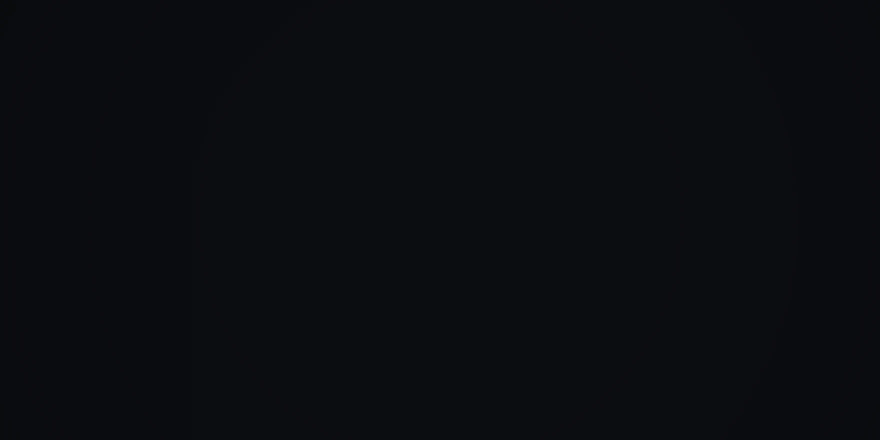
#> input picture assets/promo/tukesh-terminal.webp, 1760 x 880 px (shown at 1/2 size); its folder holds only this picture in this run
$ python -i generate.py   (imports and definitions only)
#> lines starting #> are read from the running program, lines starting #| are printed output that depends on the picture
#!/usr/bin/env python3
"""
tukesh — terminal profile promo.

Renders `tukesh-terminal.gif`: a looping sequence that opens as a terminal,
answers `whoami` with the identity card, ticks a review tree, runs a codebase
graph, traces the project path, and signs off.

The subject is making work already in git speak — explain, document, review.

Palette and accent budget follow the Ink & Iris system from the source promo:
one saturated accent, spent once per scene.

Deps: pillow >= 10
Run:  .venv/bin/python assets/promo/generate.py
"""

from __future__ import annotations

import math
import os
import random
from collections import deque

from PIL import Image, ImageChops, ImageDraw, ImageFilter, ImageFont

# --------------------------------------------------------------------------
# Canvas
# --------------------------------------------------------------------------

W, H = 880, 440           # logical (delivered) size
SS = 2                    # supersample headroom, discarded on export
EXPORT = int(os.environ.get("PROMO_EXPORT", "2"))  # delivered = EXPORT x layout
DS = SS * EXPORT          # device scale: everything is drawn at this multiple
FW, FH = W * DS, H * DS   # internal canvas
OW, OH = W * EXPORT, H * EXPORT   # delivered size
# The scene code is authored against a "layout frame" clock. Q subdivides it,
# so raising Q buys frame rate without touching a single beat: every threshold
# in the scenes is an inequality against a now-fractional clock, and the
# per-frame rates (typing, rain, packets) are expressed per layout frame, so
# they simply take smaller steps.
Q = int(os.environ.get("PROMO_Q", "2"))

MOTION_MS = 40            # per sub-frame: 25fps while something is only moving
READ_MS = 50              # per sub-frame while new words are landing
HOLD_SCALE = 1.95          # a frame being read holds twice as long again

# Holds are scaled by how much legible text the frame carries, so the identity
# card — a name, two lines of tagline and five spec rows — sits considerably
# longer than the sign-off wordmark. INK_REF is roughly a middling frame.
INK_REF = 95.0
INK_MIN, INK_MAX = 0.8, 1.7


def read_time(chars: int) -> float:
    return max(INK_MIN, min(INK_MAX, chars / INK_REF))

HERE = os.path.dirname(os.path.abspath(__file__))
OUT = os.path.join(HERE, "tukesh-terminal.gif")
OUT_WEBP = os.path.join(HERE, "tukesh-terminal.webp")

RNG = random.Random(7)    # fixed seed: regeneration is reproducible


def S(v: float) -> float:
    """Logical layout unit -> internal device unit."""
    return v * DS


# --------------------------------------------------------------------------
# Palette — Ink & Iris (guilyx/branding/tokens/tokens.json)
# --------------------------------------------------------------------------

BG      = (0x0d, 0x0e, 0x12)   # ground
RAISED  = (0x15, 0x17, 0x1d)   # cards, panels
LINE    = (0x25, 0x28, 0x33)   # borders, rules
FAINT   = (0x55, 0x5b, 0x69)   # labels, keys
MUTED   = (0x7c, 0x82, 0x91)   # secondary text, resolved nodes
BODY    = (0xa5, 0xaa, 0xb8)   # running text
HEADING = (0xe4, 0xe6, 0xec)   # headings
ACCENT  = (0x8b, 0x95, 0xf0)   # the only saturated value
WHITE   = (0xff, 0xff, 0xff)


# [4 lines left out: function mix, not called in this run]


def fade(c, t):
    """Fade a colour toward the ground. t=1 is full strength."""
    return mix(BG, c, t)


def ramp(a, b, n):
    return [mix(a, b, k / (n - 1)) for k in range(n)]


# [63 lines left out: functions brand_colours, build_palette, not called in this run]


# --------------------------------------------------------------------------
# Type — the two-register system from brand/voice.md
#   lowercase mono  = the machine talking
#   sentence-case display = the person
# --------------------------------------------------------------------------

def _first_font(*paths: str) -> str:
    for path in paths:
        if os.path.isfile(path):
            return path
    raise FileNotFoundError("no usable font among: " + ", ".join(paths))


MONO_PATH = _first_font(
    "/usr/share/fonts/truetype/dejavu/DejaVuSansMono.ttf",
    "/System/Library/Fonts/Supplemental/Courier New.ttf",
)
MONO_BOLD_PATH = _first_font(
    "/usr/share/fonts/truetype/dejavu/DejaVuSansMono-Bold.ttf",
    "/System/Library/Fonts/Supplemental/Courier New Bold.ttf",
)
DISP_PATH = _first_font(
    "/usr/share/fonts/truetype/liberation/LiberationSans-Bold.ttf",
    "/System/Library/Fonts/Supplemental/Arial Bold.ttf",
)
DISP_REG_PATH = _first_font(
    "/usr/share/fonts/truetype/liberation/LiberationSans-Regular.ttf",
    "/System/Library/Fonts/Supplemental/Arial.ttf",
)


def font(path, size):
    return ImageFont.truetype(path, int(round(size * DS)))


F_MONO_XS = font(MONO_BOLD_PATH, 11)
F_MONO_S = font(MONO_BOLD_PATH, 13)
F_MONO = font(MONO_BOLD_PATH, 15)
F_MONO_B = font(MONO_BOLD_PATH, 15)
F_MONO_L = font(MONO_BOLD_PATH, 18)
F_MONO_XL = font(MONO_BOLD_PATH, 32)
F_DISP_XL = font(DISP_PATH, 54)
F_DISP_L = font(DISP_PATH, 34)
F_DISP_M = font(DISP_PATH, 22)


def cw(f) -> float:
    """Advance width of one monospace cell, in logical units."""
    return f.getlength("M") / DS


CW = cw(F_MONO)
CW_S = cw(F_MONO_S)
LH = 21.0            # mono line height, logical


# How much legible text a frame carries. Pacing is derived from this rather than
# hand-tuned per beat: a frame that puts new words on screen gets longer, and a
# frame holding a dense card holds longer than one holding a wordmark.
# `_reading` is switched off while the rain draws — the rain is texture, and
# nobody reads it.
_ink = 0
_reading = True

# dimmer than this and it is not being read: excludes the hairline, and text
# that is still fading in
_INK_FLOOR = 60


def _legible(fill) -> bool:
    return sum(fill) / 3.0 >= _INK_FLOOR


def ink() -> int:
    return _ink


def reset_ink() -> None:
    global _ink
    _ink = 0


# [5 lines left out: function text, not called in this run]


def text_w(s, f) -> float:
    return f.getlength(s) / DS


# [6 lines left out: function ctext, not called in this run]


# --------------------------------------------------------------------------
# Easing
# --------------------------------------------------------------------------

def clamp01(t):
    return max(0.0, min(1.0, t))


def ease_out(t):
    t = clamp01(t)
    return 1 - (1 - t) ** 3


def ease_in_out(t):
    t = clamp01(t)
    return 3 * t * t - 2 * t * t * t


def seg(frame, start, length):
    """Local progress 0..1 of a beat starting at `start` and lasting `length`."""
    return clamp01((frame - start) / float(length))


# --------------------------------------------------------------------------
# Glyph rain
#
# No katakana on this box, so the rain runs on the symbol set an engineering
# console would actually have: hex, greek, maths, box drawing. It reads closer
# to the work than cosplay kana would.
# --------------------------------------------------------------------------

GLYPHS = list("0123456789ABCDEF")
# [3 lines not run here, left out]


class Rain:
    """Monochrome cascade. Heads are bright, trails fall away to the hairline."""

    COL_W = 17.0
    TRAIL = 13

    # [60 lines left out: functions __init__, step, heads, draw, _draw, not called in this run]


# --------------------------------------------------------------------------
# Behaviour tree
#
# Real notation and real tick semantics: a sequence ticks its children in order,
# a fallback returns as soon as one child succeeds, a parallel keeps its children
# running together. The statuses below are what this tree actually returns —
# `return home` is never reached because `battery ok` succeeds first.
# --------------------------------------------------------------------------

BT_H = 24.0

BT_NODES = {
    "root":    (440.0, 100.0, "\u2192", "sequence"),
    "guard":   (270.0, 172.0, "?", "fallback"),
    "run":     (610.0, 172.0, "\u21c9", "parallel"),
    "battery": (185.0, 244.0, "\u25cb", "tests pass"),
    "rtl":     (355.0, 244.0, "\u25b8", "hold merge"),
    "track":   (525.0, 244.0, "\u25b8", "summarize"),
    "stream":  (695.0, 244.0, "\u25b8", "inline notes"),
}

BT_EDGES = [
    ("root", "guard"), ("root", "run"),
    ("guard", "battery"), ("guard", "rtl"),
    ("run", "track"), ("run", "stream"),
]

# (node, frame it resolves, status). `rtl` never resolves — it is not ticked.
BT_TICK = [
    ("root", 18, "running"),
    ("guard", 20, "success"),
    ("battery", 22, "success"),
    ("guard", 24, "success"),
    ("run", 26, "running"),
    ("track", 28, "running"),
    ("stream", 30, "running"),
]

# which level each node sits on, for the staggered draw-in
BT_LEVEL = {"root": 0, "guard": 1, "run": 1,
            "battery": 2, "rtl": 2, "track": 2, "stream": 2}


# [47 lines left out: functions bt_status, bt_node_box, draw_bt_node, draw_bt_edge, not called in this run]


# --------------------------------------------------------------------------
# Agent orchestration graph
#
# Kymatics, in one picture: fleets of agents coordinated the way you would
# orchestrate services. Messages travel the edges; the nodes are the seams.
# --------------------------------------------------------------------------

GRAPH_NODES = [
    ("ingest", 236.0, 140.0),
    ("parse", 158.0, 258.0),
    ("embed", 348.0, 318.0),
    ("retrieve", 528.0, 132.0),
    ("write", 712.0, 232.0),
    ("review", 588.0, 330.0),
]

GRAPH_EDGES = [(0, 1), (0, 2), (0, 3), (1, 2), (3, 4), (3, 5), (4, 5), (2, 5)]

# the three that stay and become the mark
GRAPH_KEEP = (0, 3, 2)


# [30 lines left out: function draw_graph, not called in this run]


# --------------------------------------------------------------------------
# The mark — three agents holding a formation (guilyx/branding/brand/logo.md)
# Geometry is the SVG's, on a 32x32 grid, about the centroid.
# --------------------------------------------------------------------------

MARK_NODES = ((16.0, 8.5), (8.5, 21.0), (23.5, 21.0))
MARK_CENTROID = (16.0, (8.5 + 21.0 + 21.0) / 3.0)
MARK_R = 2.1
MARK_STROKE = 1.1


# [47 lines left out: functions mark_points, draw_mark, corner_ticks, status_bar, not called in this run]


# --------------------------------------------------------------------------
# Post-processing
# --------------------------------------------------------------------------

def bloom(img, radius=5 * EXPORT, strength=0.28):
    """Glow, computed small and scaled back up — cheap and smoother than a
    full-resolution blur. Kept weak so type stays a hard edge."""
    small = img.resize((FW // 4, FH // 4), Image.BILINEAR)
    small = ImageChops.subtract(small, Image.new("RGB", small.size, (52, 52, 52)))
    small = small.filter(ImageFilter.GaussianBlur(radius))
    up = small.resize((FW, FH), Image.BILINEAR)
    up = up.point(lambda v: int(v * strength))
    return ImageChops.screen(img, up)


def bloom_keep_text(img):
    """Bloom the frame, then put the original glyphs back so they stay sharp."""
    glowed = bloom(img)
    ink_mask = img.convert("L").point(lambda v: 255 if v >= 70 else 0)
    return Image.composite(img, glowed, ink_mask)


def build_screen_mask():
    """Scanlines and a light vignette, baked into one multiply mask.

    The vignette stays gentle on purpose: the ground is already near-black, so
    anything heavier reads as a smudge rather than a screen.
    """
    m = Image.new("L", (OW, OH), 255)
#> m: PIL image 1760x880 L; every value is 255
    px = m.load()
    cx, cy = OW / 2.0, OH / 2.0
    maxd = math.hypot(cx, cy)
    for y in range(OH):
        scan = 0.96 if ((y // EXPORT) % 2) else 1.0
        for x in range(OW):
            d = math.hypot(x - cx, y - cy) / maxd
            vig = 1.0 - 0.14 * (d ** 2.0)
            px[x, y] = max(0, min(255, int(255 * scan * vig)))
    return Image.merge("RGB", (m, m, m))
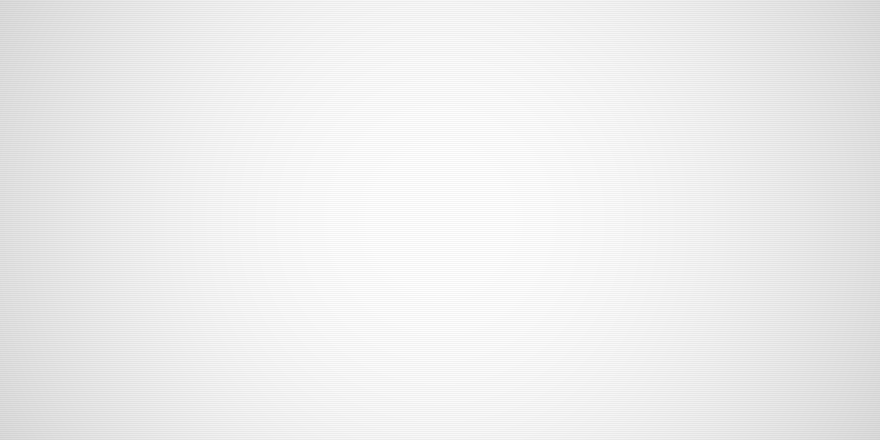
#> returned value: PIL image 1760x880 RGB (shown at 1/2 size); min 210, max 255, mean 237.7


def build_scanline_mask():
    """Scanlines with no vignette — for the flash card, where a radial falloff
    across a bright ground is the one place this palette visibly contours."""
    m = Image.new("L", (OW, OH), 255)
    px = m.load()
    for y in range(OH):
        v = 240 if ((y // EXPORT) % 2) else 255
        for x in range(OW):
            px[x, y] = v
    return Image.merge("RGB", (m, m, m))
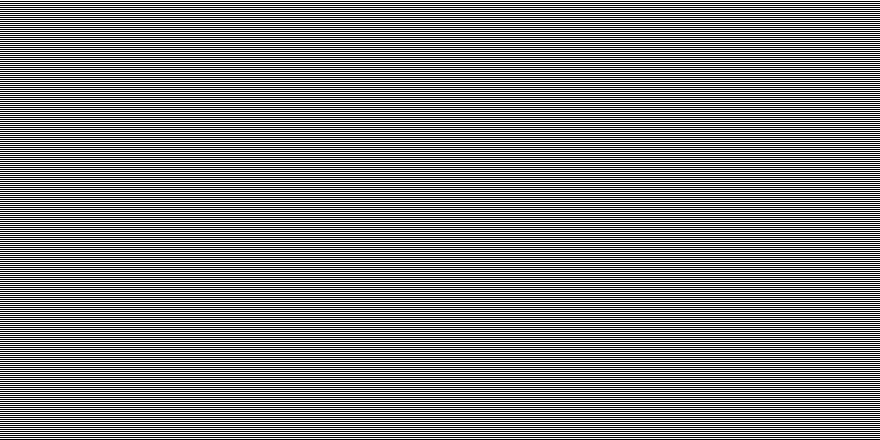
#> returned value: PIL image 1760x880 RGB (shown at 1/2 size); values 240 (black) and 255 (white), 50% white in thin lines or dots


SCREEN_MASK = build_screen_mask()
SCANLINE_MASK = build_scanline_mask()


# [22 lines left out: function slice_glitch, not called in this run]


# --------------------------------------------------------------------------
# Timeline
# --------------------------------------------------------------------------

T_POWER = 0
T_TERM = 11
T_ID = 35
T_JOKE = 60
T_BT = 82
T_GRAPH = 120
T_TRAJ = 152
T_SIGN = 174
T_END = 193

CUTS = (T_ID, T_JOKE, T_BT, T_GRAPH, T_TRAJ, T_SIGN)

# Frames that hold, and for how long.
#
# GIF delays are per frame, so the piece does not have to pick one speed. The
# graph and the typing run at FRAME_MS because they are motion; the frames where
# there is something to *read* sit still for a beat instead. The rain and the
# graph are frozen on a hold, so the pause reads as deliberate rather than as a
# dropped frame — and an unchanged frame costs almost nothing to encode.
HOLD_MS = {
    T_ID - 2: 400, T_ID - 1: 400,                       # after `whoami`
    T_JOKE - 3: 380, T_JOKE - 2: 380, T_JOKE - 1: 380,  # the identity card
    # the joke: a long beat where it still looks like an error, then the answer
    T_JOKE + 16: 460, T_JOKE + 17: 460,
    T_BT - 3: 480, T_BT - 2: 480, T_BT - 1: 480,
    T_GRAPH - 2: 480, T_GRAPH - 1: 480,                 # the ticked tree
    T_TRAJ - 2: 480, T_TRAJ - 1: 480,                   # the mark
    T_SIGN - 2: 400, T_SIGN - 1: 400,                   # the trajectory
    T_END - 7: 480, T_END - 6: 480,                      # sign-off, before fade
}


# --------------------------------------------------------------------------
# Content — every string below traces back to site.ts, the profile README,
# or brand/voice.md. Machine register is lowercase; the person is sentence case.
# --------------------------------------------------------------------------

TERM_LINES = [
    # (start, indent, segments[(text, colour)], typed?)
    (0,  0, [("tukesh", MUTED), (" on ", FAINT), ("master", MUTED),
             (" [!?] ", FAINT), ("took 16s", FAINT)], False),
    (2,  0, [("→ ", ACCENT), ("ssh tukesh@tukesh.in", BODY)], True),
    (17, 1, [("handshake ", FAINT), ("·" * 14, LINE), (" ok", BODY)], False),
    (20, 1, [("locale ", FAINT), ("·" * 17, LINE),
             (" gurugram, india · utc+05:30", BODY)], False),
    (22, 0, [("→ ", ACCENT), ("whoami", BODY)], True),
]

# The joke, and it is true: optimal multi-agent pathfinding is NP-hard, and the
# field plans anyway — bounded-suboptimal solvers exist precisely because nobody
# waits for the optimum. Brand voice allows exactly one joke and it has to be
# true, so this is the one, and it sets up the graph scene after it.
JOKE_LINES = [
    (0,  0, [("tukesh", MUTED), (" on ", FAINT), ("master", MUTED),
             (" [!?]", FAINT)], False),
    (2,  0, [("→ ", ACCENT), ("standup write --from-scratch", BODY)], True),
    (15, 1, [("the work is already in git.", BODY)], False),
    (18, 1, [("writing it anyway.", MUTED)], False),
]

# Every value below is lifted from v4's site.ts — the role line, the location,
# the SIRB.AI bullet on multi-agent planning, the TII one on behaviour
# orchestration, and the Unchained/Kymatics work on agentic orchestration.
SPEC = [
    ("role", "Software Engineer"),
    ("based", "Gurugram, India"),
    ("building", "Codexp-AI · docs, diagrams & Q&A"),
    ("projects", "Git Brief · Git activity summaries"),
    ("exploring", "Nimo · AI-powered code review"),
]
TRAJECTORY = [
    (2023.2, "atm-cli", "cpp · cli"),
    (2024.3, "schedule", "automation"),
    (2025.2, "chatbot", "python · ai"),
    (2025.6, "codexp-ai", "code intelligence"),
    (2026.3, "git-brief", "developer workflow"),
    (2026.6, "nimo-code-review-agent", "ai code review"),
    (2026.8, "harbor-task-generator", "agent task engineering"),
    (2026.8, "tukesh.in", "personal web · open source"),
]
TRAJ_T0, TRAJ_T1 = 2022.8, 2027.0


# --------------------------------------------------------------------------
# Scenes
# --------------------------------------------------------------------------

# [25 lines left out: function scene_power, not called in this run]


CPS = 1.7          # characters per frame while typing — deliberate, not frantic


# [37 lines left out: functions _cursor, draw_terminal, not called in this run]


def scene_term(d, f):
    """The handshake. Terminal in the machine register."""
    draw_terminal(d, f, f - T_TERM, TERM_LINES, tail_from=27)


def scene_joke(d, f):
    """`mapf solve --optimal`. The pause before the answer is the joke."""
    draw_terminal(d, f, f - T_JOKE, JOKE_LINES, y0=172.0, tail_from=20)


# [413 lines left out: functions scene_identity, scene_bt, scene_graph, scene_trajectory, scene_sign, flash_card and 1 more, not called in this run]


# [2 lines not run here, left out]

>>> from PIL import Image
>>> picture = Image.open('tukesh-terminal.webp')
#> picture is the input picture: PIL image 1760x880 RGBA; mean R, G, B, A 10.7, 12.6, 16.6, 255
>>> result = bloom_keep_text(picture)
#> in bloom, `small = img.resize((FW // 4, FH // 4), Image.BILINEAR)`:
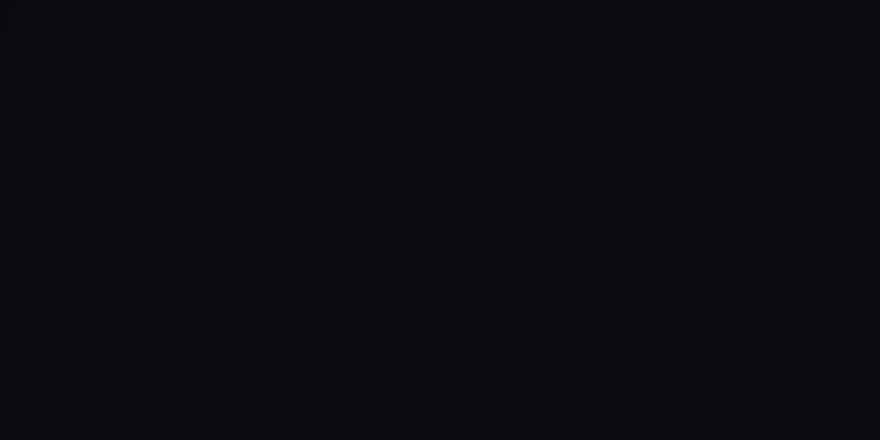
#> small: PIL image 880x440 RGBA; mean R, G, B, A 10.7, 12.6, 16.6, 255
#> (the run stopped early here; a loop or call above may not have finished)
